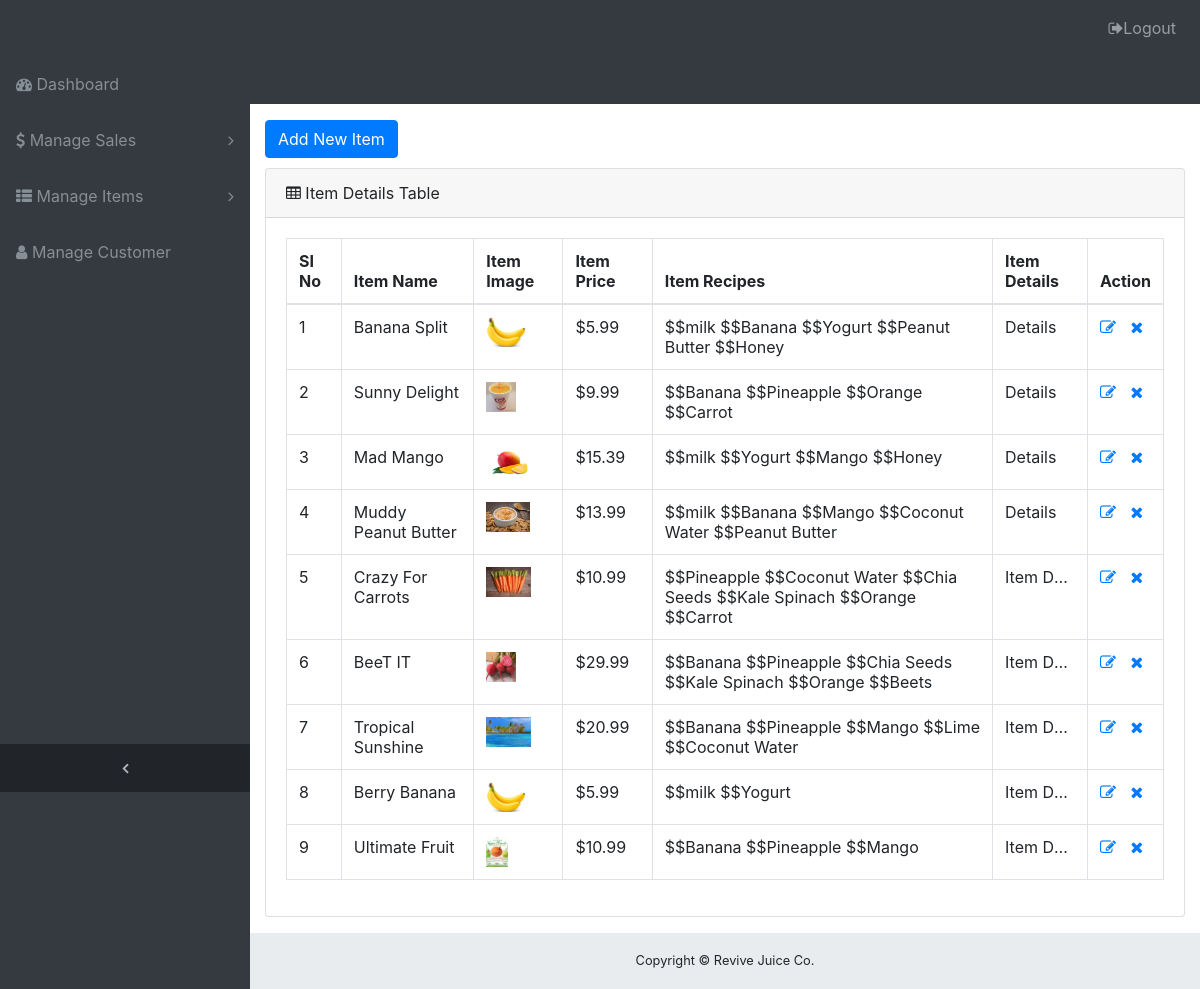
The page /item-details-list.php (signed in) on the database as committed earlier.
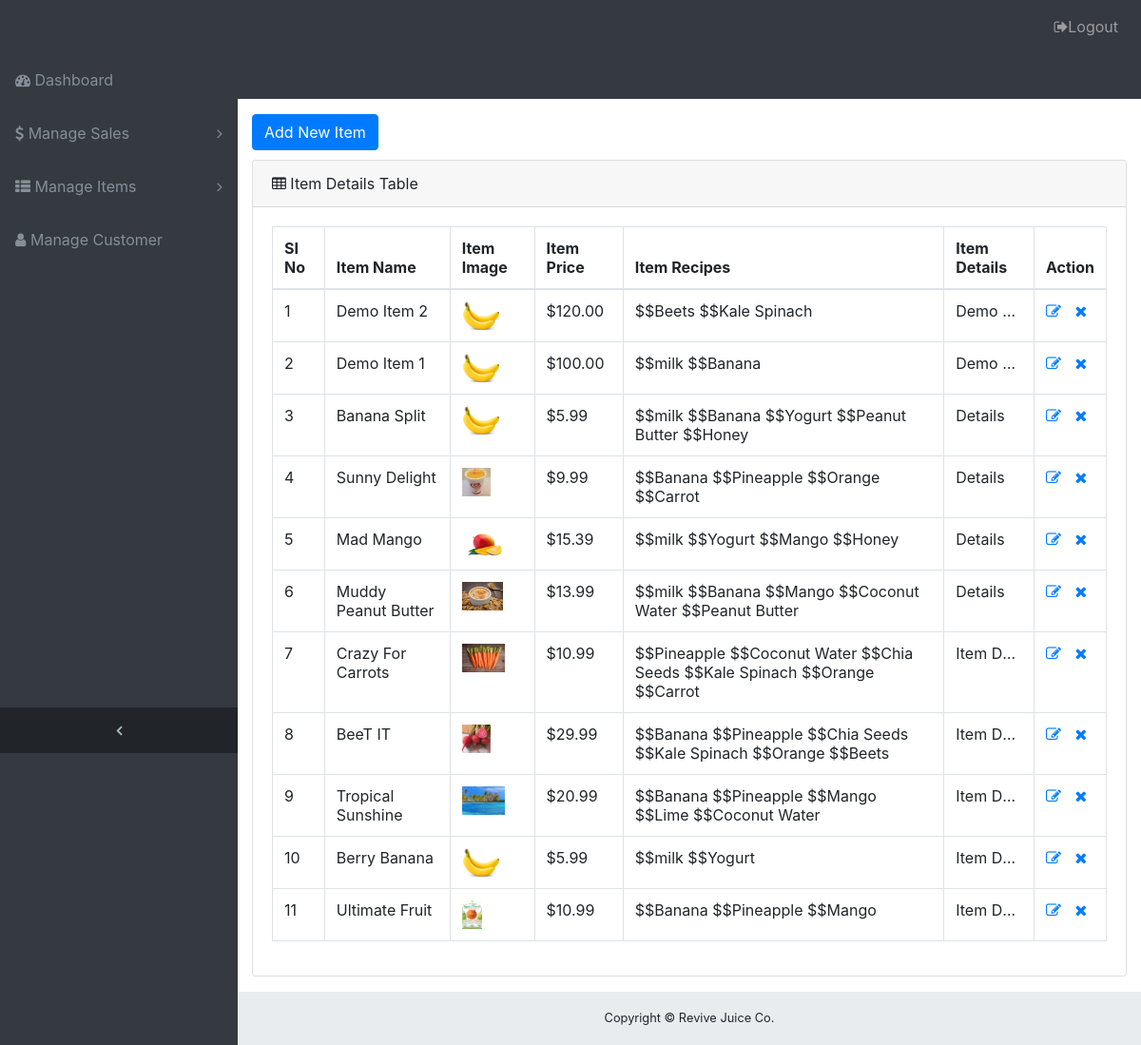
The same page on the database as committed later.
### tables this page shows
CREATE TABLE `items` (
  `id` int(10) NOT NULL,
  `title` varchar(100) NOT NULL,
  `image` varchar(100) NOT NULL,
  `price` decimal(12,2) NOT NULL,
  `details` text NOT NULL,
  `category_id` int(10) NOT NULL,
  `sub_category_id` int(10) DEFAULT '0'
);

CREATE TABLE `recipes` (
  `id` int(10) NOT NULL,
  `title` varchar(100) NOT NULL,
  `image` varchar(100) NOT NULL
);

### session.php (called while the page is built, shortened)
<?php
function isLoggedIn() {
	if (isset($_SESSION['email']) && $_SESSION['email'] != NULL) {
		return true;
	} else return false;
}

### item-details-list.php (the view, shortened to what this page needs)
<?php include('session.php');?>
<?php
    if (!isLoggedIn()) {
        header("Location: login.php");
    } else echo "<br>Email: ".$_SESSION['email']."<br>";
?>
<?php
include('header.php');
$db = db_connect();
$counter = 1;
if ($db) {
$sql = "SELECT `id`, `title`, `image`, `price`, `details` FROM `items` ORDER BY id DESC";
$result = mysqli_query($db,$sql);
}
?>
<div class="content-wrapper">
    <div class="container-fluid">
        <div class="btn-group" style="margin-bottom: 10px">
            <a class="btn btn-primary" href="item-details-entry.php">Add New Item</a>
        </div>
        <div class="card mb-3">
            <div class="card-header">
                <i class="fa fa-table"></i> Item Details Table
            </div>
            <div class="card-body">
                <div class="table-responsive">
                    <table class="table table-bordered" id="dataTable" width="100%" cellspacing="0">
                        <thead>
                            <tr>
                                <th>SI No</th>
                                <th>Item Name</th>
                                <th>Item Image</th>
                                <th>Item Price</th>
                                <th>Item Recipes</th>
                                <th>Item Details</th>
                                <th>Action</th>
                            </tr>
                        </thead>
                        <tbody>
                            <?php
                            if (mysqli_num_rows($result) > 0) {
                            while ( $result_set = mysqli_fetch_assoc($result)){
                            ?>
                            <tr>
                                <td><?php echo $counter ++;?></td>
                                <td><?php echo $result_set['title'];?></td>
                                <?php if ($result_set['image'] != NULL): ?>
                                <td><img src="images/uploads/<?php echo $result_set['image'];?>" width="auto" height="30px"></td>
                                <?php else: ?>
                                <td>No Image Available</td>
                                <?php endif; ?>
                                <td><?php echo "$".$result_set['price'];?></td>
                                <td>
                                    <?php
                                    $sql2 = "SELECT recipes.* FROM item_recipe, recipes where item_recipe.item_id = $result_set[id] and item_recipe.recipe_id = recipes.id";
                                    $result2 = mysqli_query($db,$sql2);
                                    while ( $result_set2 = mysqli_fetch_assoc($result2)){
                                        echo " $$".$result_set2['title'];
                                    }
                                    ?>
                                </td>
                                <td style="max-width: 70px;text-overflow: ellipsis;white-space: nowrap;overflow: hidden;"><?php echo $result_set['details'];?>
                                </td>
                                <td>
                                    <span data-toggle="tooltip" data-placement="top" title="Edit this row" style="margin-right: 5px;"><a href="item-details-edit.php?id=<?php echo $result_set['id'];?>"><i class="fa fa-pencil-square-o"></i></span></a></span>
                                    <span data-toggle="tooltip" data-placement="top" title="Delete this row" style="margin-left: 5px;"><a href="item-details-delete-process.php?id=<?php echo $result_set['id'];?>"><i class="fa fa-times"></i></span></a></span>
                                </td>
                            </tr>
                            <?php } } ?>
                        </tbody>
                    </table>
                </div>
            </div>
        </div>
    </div>
<?php include('footer.php');?>

Rows that differ between the two databases and show on the page:
added items: title "Demo Item 2", image (picture), price "120.00", details "Demo…", recipes (title "Beets"), recipes (title "Kale Spinach")
added items: title "Demo Item 1", image (picture), price "100.00", details "Demo…", recipes (title "milk"), recipes (title "Banana")
